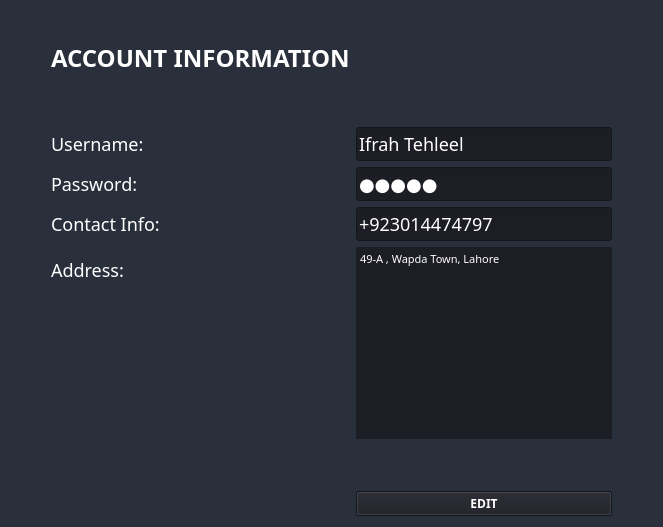
              <widget class="QWidget" name="accountInfo_page">
               <property name="styleSheet">
                <string notr="true">*{
font-family: century gothic;
background: #2A2F3C ;
}
QLineEdit, QTextEdit{
background-color:#1C1D25;
background-color:#1C1D25;
color:white;
font-size:18px;
}
QLabel{
color: white;
font-size: 18px;

}
QPushButton, QToolButton{
font-weight:bold;
color:white ;
background-color:#1C1D25;
}
QPushButton:hover{
color:white;
background-color:black;
}
</string>
               </property>
               <layout class="QVBoxLayout" name="verticalLayout">
                <item>
                 <spacer name="verticalSpacer_6">
                  <property name="orientation">
                   <enum>Qt::Vertical</enum>
                  </property>
                  <property name="sizeType">
                   <enum>QSizePolicy::Minimum</enum>
                  </property>
                  <property name="sizeHint" stdset="0">
                   <size>
                    <width>20</width>
                    <height>30</height>
                   </size>
                  </property>
                 </spacer>
                </item>
                <item>
                 <layout class="QHBoxLayout" name="horizontalLayout_10">
                  <item>
                   <spacer name="horizontalSpacer_11">
                    <property name="orientation">
                     <enum>Qt::Horizontal</enum>
                    </property>
                    <property name="sizeType">
                     <enum>QSizePolicy::Fixed</enum>
                    </property>
                    <property name="sizeHint" stdset="0">
                     <size>
                      <width>40</width>
                      <height>20</height>
                     </size>
                    </property>
                   </spacer>
                  </item>
                  <item>
                   <layout class="QFormLayout" name="account_form">
                    <item row="0" column="0">
                     <widget class="QLabel" name="accountInfo_label">
                      <property name="styleSheet">
                       <string notr="true">FONT-WEIGHT:BOLD;
font-size:24px;</string>
                      </property>
                      <property name="text">
                       <string>ACCOUNT INFORMATION</string>
                      </property>
                     </widget>
                    </item>
                    <item row="1" column="0">
                     <spacer name="verticalSpacer_4">
                      <property name="orientation">
                       <enum>Qt::Vertical</enum>
                      </property>
                      <property name="sizeHint" stdset="0">
                       <size>
                        <width>20</width>
                        <height>40</height>
                       </size>
                      </property>
                     </spacer>
                    </item>
                    <item row="2" column="0">
                     <widget class="QLabel" name="username_label">
                      <property name="text">
                       <string>Username:</string>
                      </property>
                     </widget>
                    </item>
                    <item row="2" column="1">
                     <widget class="QLineEdit" name="username_lineEdit">
                      <property name="text">
                       <string>Ifrah Tehleel</string>
                      </property>
                     </widget>
                    </item>
                    <item row="3" column="0">
                     <widget class="QLabel" name="password_label">
                      <property name="text">
                       <string>Password:</string>
                      </property>
                     </widget>
                    </item>
                    <item row="3" column="1">
                     <widget class="QLineEdit" name="password_lineEdit">
                      <property name="text">
                       <string>Ifrah</string>
                      </property>
                      <property name="echoMode">
                       <enum>QLineEdit::Password</enum>
                      </property>
                     </widget>
                    </item>
                    <item row="4" column="0">
                     <widget class="QLabel" name="contactInfo_label">
                      <property name="text">
                       <string>Contact Info:</string>
                      </property>
                     </widget>
                    </item>
                    <item row="4" column="1">
                     <widget class="QLineEdit" name="contactInfo_lineEdit">
                      <property name="text">
                       <string>+923014474797</string>
                      </property>
                     </widget>
                    </item>
                    <item row="5" column="0">
                     <widget class="QLabel" name="address_label">
                      <property name="text">
                       <string>Address:</string>
                      </property>
                     </widget>
                    </item>
                    <item row="5" column="1">
                     <widget class="QTextEdit" name="address_lineEdit">
                      <property name="styleSheet">
                       <string notr="true">border-radius: 0px;</string>
                      </property>
                      <property name="html">
                       <string>&lt;!DOCTYPE HTML PUBLIC &quot;-//W3C//DTD HTML 4.0//EN&quot; &quot;http://www.w3.org/TR/REC-html40/strict.dtd&quot;&gt;
&lt;html&gt;&lt;head&gt;&lt;meta name=&quot;qrichtext&quot; content=&quot;1&quot; /&gt;&lt;style type=&quot;text/css&quot;&gt;
p, li { white-space: pre-wrap; }
&lt;/style&gt;&lt;/head&gt;&lt;body style=&quot; font-family:'century gothic'; font-size:18px; font-weight:400; font-style:normal;&quot;&gt;
&lt;p style=&quot; margin-top:0px; margin-bottom:0px; margin-left:0px; margin-right:0px; -qt-block-indent:0; text-indent:0px;&quot;&gt;&lt;span style=&quot; font-size:8.21053pt;&quot;&gt;49-A , Wapda Town, Lahore&lt;/span&gt;&lt;/p&gt;
&lt;p style=&quot;-qt-paragraph-type:empty; margin-top:0px; margin-bottom:0px; margin-left:0px; margin-right:0px; -qt-block-indent:0; text-indent:0px; font-size:8.21053pt;&quot;&gt;&lt;br /&gt;&lt;/p&gt;&lt;/body&gt;&lt;/html&gt;</string>
                      </property>
                     </widget>
                    </item>
                    <item row="6" column="1">
                     <spacer name="verticalSpacer_5">
                      <property name="orientation">
                       <enum>Qt::Vertical</enum>
                      </property>
                      <property name="sizeHint" stdset="0">
                       <size>
                        <width>20</width>
                        <height>40</height>
                       </size>
                      </property>
                     </spacer>
                    </item>
                    <item row="7" column="1">
                     <widget class="QPushButton" name="edit_pushButton">
                      <property name="styleSheet">
                       <string notr="true">FONT-SIZE: 18PX;</string>
                      </property>
                      <property name="text">
                       <string>EDIT</string>
                      </property>
                     </widget>
                    </item>
                   </layout>
                  </item>
                  <item>
                   <spacer name="horizontalSpacer_12">
                    <property name="orientation">
                     <enum>Qt::Horizontal</enum>
                    </property>
                    <property name="sizeHint" stdset="0">
                     <size>
                      <width>40</width>
                      <height>20</height>
                     </size>
                    </property>
                   </spacer>
                  </item>
                 </layout>
                </item>
               </layout>
              </widget>
